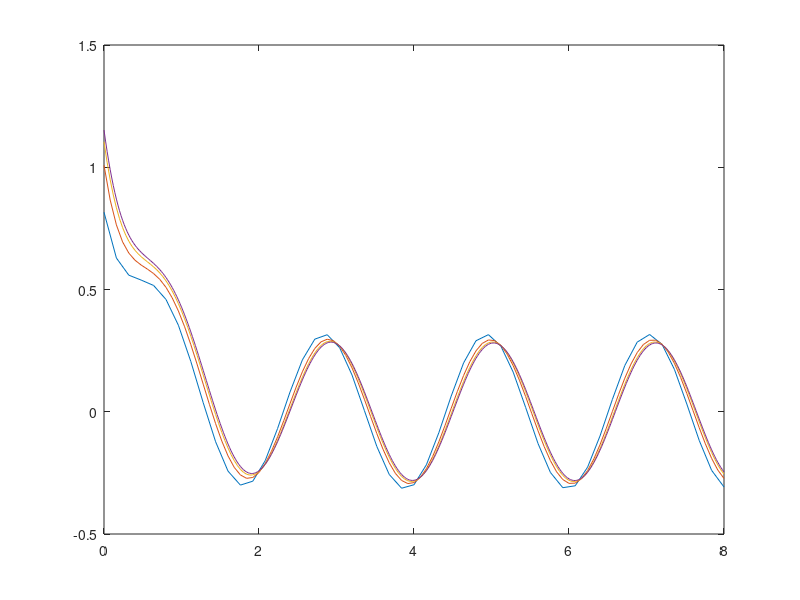
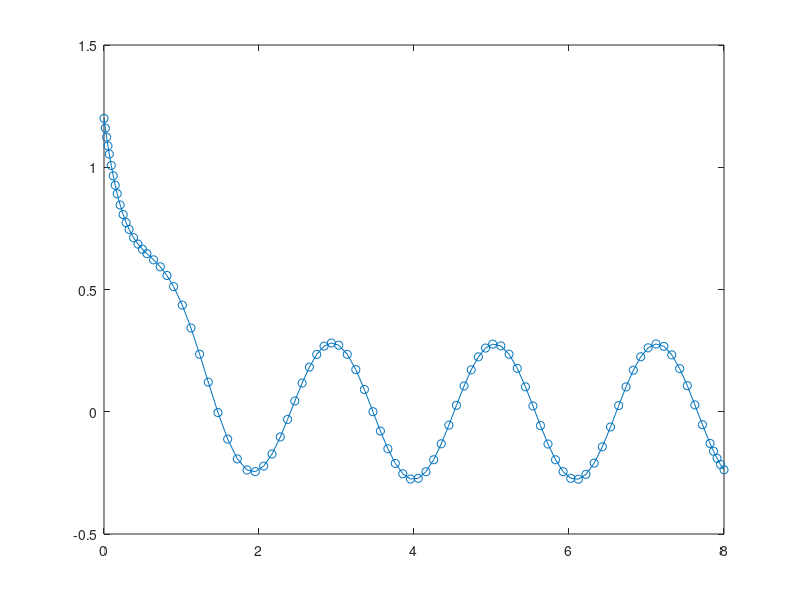

The MATLAB script that drew these images, in order: (Note: this script raises an error after producing the figures.)
f = @(t, y) sin(3*t) - 2*y;
y = @(t) 93/65 * exp(-2 * t) - 3/13*cos(3*t) + 2/13*sin(3*t);
y0 = 1.2;

T = 8; 

ns = [50 100 200 400];
iterations = length(ns);
results = {};
for i = 1:iterations
    n = ns(i);
    results{i} = zeros(n,1);
    
    h = T/n;
    y = y0;
    t = 0;
    for j = 0:n
        y = y + h*f(t,y);
        results{i}(j+1) = y;
        t = t + h;
    end
    plot(linspace(0,T,n+1), results{i} );
    
    hold on;
end
ode45(f, [0 T], y0);
plot(T,U);
axis auto
legend('50','100','200','400', 'ode45');
hold off;
